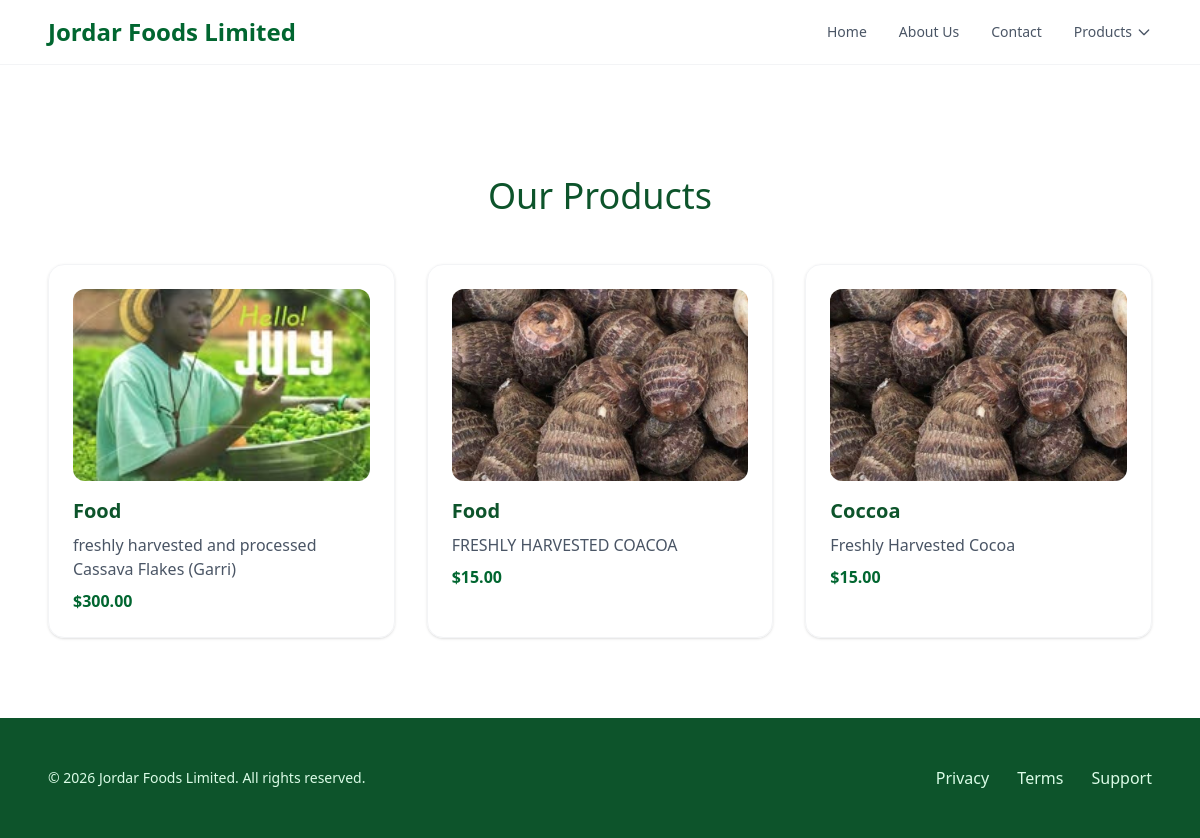
Screenshot of /products/ with the database file from the repository.
### jorda_farm_app/models.py (models this page shows, shortened)
class Product(models.Model):
    name = models.CharField(max_length=200)
    description = models.TextField()
    price = models.DecimalField(max_digits=10, decimal_places=2)
    stock = models.IntegerField(default=0)
    image = models.ImageField(upload_to='products/', blank=True, null=True)
    created_at = models.DateTimeField(auto_now_add=True)

### jorda_farm_app/views.py (the view)
# urls.py: path('products/', views.product_list, name='product_list'),
def product_list(request):
    products = Product.objects.all()
    return render(request, 'products.html', {'products': products})

### templates/products.html
{% extends 'base.html' %}
{% load static %}
{% block content %}
<div class="max-w-6xl mx-auto px-6 py-20">
    <h1 class="text-4xl font-light text-green-900 mb-12 text-center">Our Products</h1>
    <div class="grid md:grid-cols-3 gap-8">
        {% for product in products %}
        <div class="border border-gray-100 rounded-2xl p-6 shadow-sm">
            {% if product.image %}
                <img src="{{ product.image.url }}" class="w-full h-48 object-cover rounded-xl mb-4">
            {% endif %}
            <h3 class="text-xl font-semibold text-green-900">{{ product.name }}</h3>
            <p class="text-gray-600 my-2">{{ product.description }}</p>
            <span class="text-green-800 font-bold">${{ product.price }}</span>
        </div>
        {% empty %}
        <p>No products available.</p>
        {% endfor %}
    </div>
</div>
{% endblock %}

### templates/base.html (shortened to what this page needs)
{% load static %}
<!DOCTYPE html>
<html lang="en">
<head>
    <link rel="stylesheet" href="{% static 'css/output.css' %}">
</head>
<body class="bg-white">
    <nav class="fixed top-0 w-full bg-white/90 backdrop-blur-md border-b border-gray-100 z-50">
        <div class="max-w-6xl mx-auto px-6 py-4 flex justify-between items-center">
            <div class="text-2xl font-bold text-green-800">Jordar Foods Limited</div>
            <div class="flex items-center space-x-8 text-sm font-medium text-gray-600">
                <a href="/" class="hover:text-green-700 transition">Home</a>
                <a href="#" class="hover:text-green-700 transition">About Us</a>
                <a href="#" class="hover:text-green-700 transition">Contact</a>
                <div class="relative group">
                    <button class="flex items-center hover:text-green-700 transition duration-300">
                        Products
                        <svg class="w-4 h-4 ml-1" fill="none" stroke="currentColor" viewBox="0 0 24 24">
                            <path stroke-linecap="round" stroke-linejoin="round" stroke-width="2" d="M19 9l-7 7-7-7"></path>
                        </svg>
                    </button>
                </div>
            </div>
        </div>
    </nav>
    <main class="pt-24">
        {% block content %}
        {% endblock %}
    </main>
<footer class="bg-green-900 text-green-100 py-12">
    <div class="max-w-6xl mx-auto px-6 flex flex-col md:flex-row justify-between items-center">
        <p class="text-sm">&copy; 2026 Jordar Foods Limited. All rights reserved.</p>
        <div class="space-x-6 mt-4 md:mt-0">
            <a href="#" class="hover:text-white transition">Privacy</a>
            <a href="#" class="hover:text-white transition">Terms</a>
            <a href="#" class="hover:text-white transition">Support</a>
        </div>
    </div>
</footer>
</body>
</html>

### rows the page displays
Product: image (picture), name "Food", description "freshly harvested and processed Cassava Flakes (Garri)", price "300.00"
Product: image (picture), name "Food", description "FRESHLY HARVESTED COACOA", price "15.00"
Product: image (picture), name "Coccoa", description "Freshly Harvested Cocoa", price "15.00"
